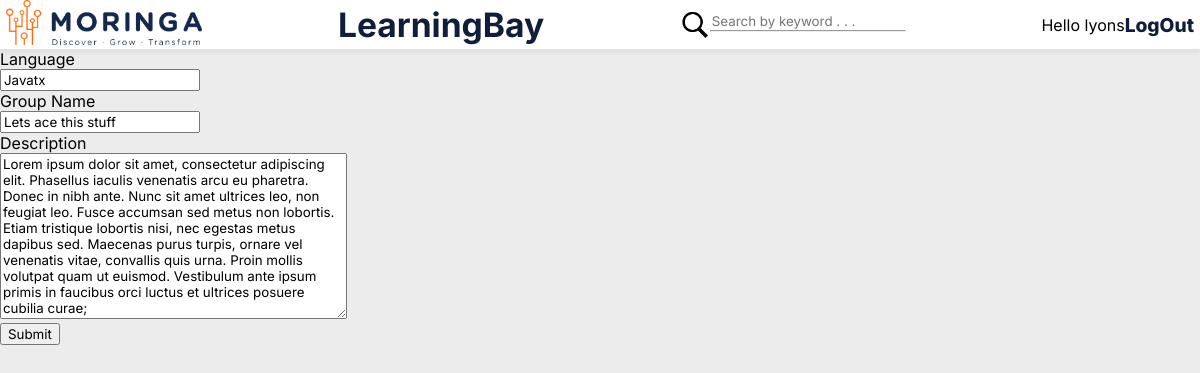
Screenshot of /update-group/14/ (signed in) with the database file from the repository.
### learning/models.py (models this page shows, shortened)
class Group(models.Model):
    leader = models.ForeignKey(User, on_delete=models.SET_NULL, null=True)
    name = models.CharField(max_length=200)
    language = models.ForeignKey(Language, on_delete=models.SET_NULL, null=True)
    description = models.TextField(null=True, blank=True) #blank is for submission, null is for the database
    members = models.ManyToManyField(User, related_name='members', blank=True)
    created = models.DateTimeField(auto_now_add=True) #once
    updated = models.DateTimeField(auto_now=True) #every time
    class Meta:
        ordering = ['-updated', '-created']

class Language(models.Model):
    name = models.CharField(max_length=20)

### learning/views.py (the view, shortened to what this page needs)
# urls.py: path('update-group/<str:pk>/', views.updateGroup, name="update-group"),
@login_required(login_url='login-page')
def updateGroup(request, pk):
    group = Group.objects.get(id = pk)
    form = GroupForm(instance=group)
    languages = Language.objects.all()
    if request.user != group.leader:
        return HttpResponse("You are not authorized")
    context = { 'form': form, 'group': group, 'languages': languages,}
    return render(request, 'learning/create_group.html', context)

### learning/forms.py
class GroupForm(ModelForm):
    class Meta:
        model = Group
        fields = '__all__'
        exclude = ['leader', 'members']

### learning/templates/learning/create_group.html (shortened to what this page needs)
{% extends 'base.html' %}
{% block content %}
<div>
    <form action="" method="post">
        <div class="">
            <label for="">Language</label> <br>
            <input type="text" list="language-list" value="{{group.language.name}}" name="language" />
        </div>
        <div class="">
            <label for="">Group Name</label> <br>
            {{form.name}}
        </div>
        <div class="">
            <label for="">Description</label> <br>
            {{form.description}}
        </div>
        <input type="Submit" value="Submit">
    </form>
</div>
{% endblock content %}

### templates/navbar.html
{% load static %}
<nav>
    <div class="nav__logo">
        <img src="{% static 'img/logo.png' %}" alt="Moringa" />
    </div>
    <div class="nav__title">
        <h2><strong>LearningBay</strong></h2>
    </div>
    <div class="nav__search">
        <img src="{% static 'img/search.png' %}" alt="Search" />
        <form action="{% url 'home' %}" method="get">
            <input type="text" name="q" placeholder="Search by keyword . . ." />
            <hr>
        </form>
    </div>
    <div class="nav__login">
        {% if request.user.is_authenticated %}
        <p>Hello {{request.user}}</p>
        <a href="{% url 'logout' %}">LogOut</a>
        {% else %}
        <img src="{% static 'img/user.png' %}" alt="User" />
        <a href="{% url 'login-page' %}">Login</a>
        {% endif %}
    </div>
</nav>

### static/styles/main.css (style rules this page uses)
* { font-family: 'Inter', sans-serif; margin: 0; text-decoration: none; box-sizing: border-box; }
body { background: #ECECEC; }
nav { display: flex; position: sticky; top: 0; align-items: center; justify-content: space-between; padding-left: .5%; padding-right: .5%; background: #FFFFFF; box-shadow: 0px 4px 4px rgba(105, 105, 105, 0.096); }
.nav__logo img { height: 45px; }
.nav__title { font-weight: 800; font-size: 1.4rem; color: #101E3C; }
.nav__search { display: flex; color: #101E3C; }
.nav__search img { height: 30px; }
.nav__search input { outline: none; border: none; color: #101E3C; }
hr { color: #101E3C; }
.nav__login { display: flex; align-items: center; justify-content: space-between; background-color: white; }
.nav__login a { text-decoration: none; font-weight: 800; font-size: 1.2rem; color: #101E3C; }

### rows the page displays
Group: language "Javatx", name "Lets ace this stuff", description "Lorem ipsum dolor sit amet, consectetur adipiscing elit. Phasellus iaculis venenatis arcu eu pharetra. Donec in nibh ante. Nunc sit amet ultrices leo, non feugiat leo. Fusce accumsan sed metus non lobortis. Etiam tristique lobortis nisi, nec egestas metus dapibus sed. Maecenas purus turpis, ornare vel venenatis vitae, convallis quis urna. Proin mollis volutpat quam ut euismod. Vestibulum ante ipsum primis in faucibus orci luctus et ultrices posuere cubilia curae;"

### other values shown
{{ request.user }} "lyons"
